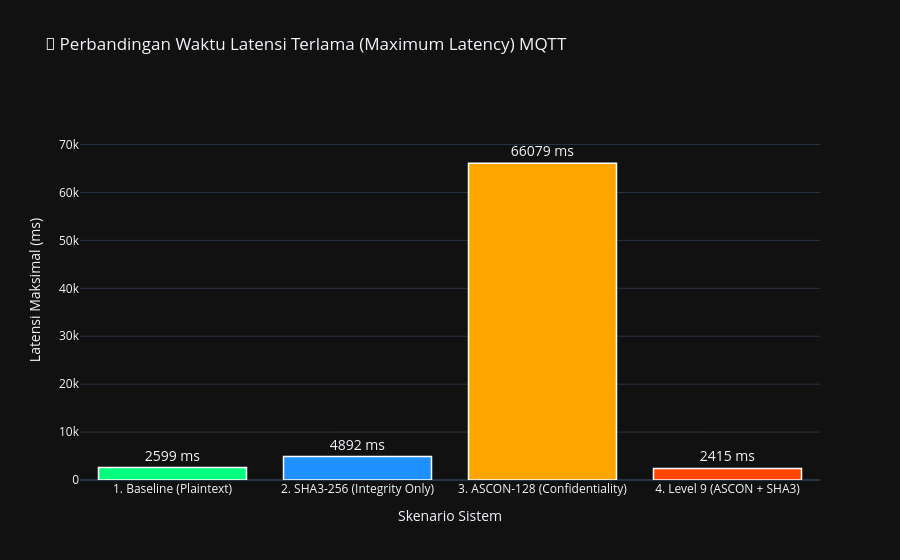

The notebook cell this image was saved under:
### Code cell
import pandas as pd
import plotly.express as px

# ---------------------------------------------------------
# 1. PERSIAPAN DATA LATENSI MAKSIMAL
# ---------------------------------------------------------
# Mengambil nilai tertinggi (max) dari kolom Latency_ms di tiap dataframe
data_max_latency = {
    'Arsitektur Keamanan': [
        '1. Baseline (Plaintext)', 
        '2. SHA3-256 (Integrity Only)', 
        '3. ASCON-128 (Confidentiality)', 
        '4. Level 9 (ASCON + SHA3)'
    ],
    'Max_Latency_ms': [
        df_base['Latency_ms'].max(),
        df_sha3['Latency_ms'].max(),
        df_ascon['Latency_ms'].max(),
        df_sha3_ascon['Latency_ms'].max()
    ]
}

df_max_lat = pd.DataFrame(data_max_latency)

# ---------------------------------------------------------
# 2. VISUALISASI BAR CHART
# ---------------------------------------------------------
fig_max_lat = px.bar(
    df_max_lat, 
    x='Arsitektur Keamanan', 
    y='Max_Latency_ms',
    text='Max_Latency_ms',
    color='Arsitektur Keamanan',
    color_discrete_sequence=['#00FF7F', '#1E90FF', '#FFA500', '#FF4500'],
    title='📶 Perbandingan Waktu Latensi Terlama (Maximum Latency) MQTT',
    template='plotly_dark'
)

# Menyesuaikan posisi teks dan tampilan garis luar bar
fig_max_lat.update_traces(
    textposition='outside', 
    texttemplate='%{text} ms', # Menambahkan satuan ms di atas bar
    textfont_size=14,
    marker_line_color='white',
    marker_line_width=1.5
)

# Mengatur skala sumbu Y agar teks di puncaknya tidak terpotong
max_y_value = df_max_lat['Max_Latency_ms'].max()
fig_max_lat.update_layout(
    yaxis_title='Latensi Maksimal (ms)',
    xaxis_title='Skenario Sistem',
    yaxis=dict(range=[0, max_y_value * 1.2]), # Memberikan sisa ruang 20% di atas
    showlegend=False
)

fig_max_lat.show()

### Figure 1 — Plotly figure (JSON) as saved in the notebook; plotly's stock layout.template omitted (floating-point values rounded to 4 significant figures)
{"data": [{"alignmentgroup": "True", "hovertemplate": "Arsitektur Keamanan=%{x}<br>Max_Latency_ms=%{text}<extra></extra>", "legendgroup": "1. Baseline (Plaintext)", "marker": {"color": "#00FF7F", "line": {"color": "white", "width": 1.5}, "pattern": {"shape": ""}}, "name": "1. Baseline (Plaintext)", "offsetgroup": "1. Baseline (Plaintext)", "orientation": "v", "showlegend": true, "text": [2599], "textfont": {"size": 14}, "textposition": "outside", "texttemplate": "%{text} ms", "type": "bar", "x": ["1. Baseline (Plaintext)"], "xaxis": "x", "y": [2599], "yaxis": "y"}, {"alignmentgroup": "True", "hovertemplate": "Arsitektur Keamanan=%{x}<br>Max_Latency_ms=%{text}<extra></extra>", "legendgroup": "2. SHA3-256 (Integrity Only)", "marker": {"color": "#1E90FF", "line": {"color": "white", "width": 1.5}, "pattern": {"shape": ""}}, "name": "2. SHA3-256 (Integrity Only)", "offsetgroup": "2. SHA3-256 (Integrity Only)", "orientation": "v", "showlegend": true, "text": [4892], "textfont": {"size": 14}, "textposition": "outside", "texttemplate": "%{text} ms", "type": "bar", "x": ["2. SHA3-256 (Integrity Only)"], "xaxis": "x", "y": [4892], "yaxis": "y"}, {"alignmentgroup": "True", "hovertemplate": "Arsitektur Keamanan=%{x}<br>Max_Latency_ms=%{text}<extra></extra>", "legendgroup": "3. ASCON-128 (Confidentiality)", "marker": {"color": "#FFA500", "line": {"color": "white", "width": 1.5}, "pattern": {"shape": ""}}, "name": "3. ASCON-128 (Confidentiality)", "offsetgroup": "3. ASCON-128 (Confidentiality)", "orientation": "v", "showlegend": true, "text": [66079], "textfont": {"size": 14}, "textposition": "outside", "texttemplate": "%{text} ms", "type": "bar", "x": ["3. ASCON-128 (Confidentiality)"], "xaxis": "x", "y": [66079], "yaxis": "y"}, {"alignmentgroup": "True", "hovertemplate": "Arsitektur Keamanan=%{x}<br>Max_Latency_ms=%{text}<extra></extra>", "legendgroup": "4. Level 9 (ASCON + SHA3)", "marker": {"color": "#FF4500", "line": {"color": "white", "width": 1.5}, "pattern": {"shape": ""}}, "name": "4. Level 9 (ASCON + SHA3)", "offsetgroup": "4. Level 9 (ASCON + SHA3)", "orientation": "v", "showlegend": true, "text": [2415], "textfont": {"size": 14}, "textposition": "outside", "texttemplate": "%{text} ms", "type": "bar", "x": ["4. Level 9 (ASCON + SHA3)"], "xaxis": "x", "y": [2415], "yaxis": "y"}], "layout": {"barmode": "relative", "legend": {"title": {"text": "Arsitektur Keamanan"}, "tracegroupgap": 0}, "showlegend": false, "title": {"text": "📶 Perbandingan Waktu Latensi Terlama (Maximum Latency) MQTT"}, "xaxis": {"anchor": "y", "categoryarray": ["1. Baseline (Plaintext)", "2. SHA3-256 (Integrity Only)", "3. ASCON-128 (Confidentiality)", "4. Level 9 (ASCON + SHA3)"], "categoryorder": "array", "domain": [0, 1], "title": {"text": "Skenario Sistem"}}, "yaxis": {"anchor": "x", "domain": [0, 1], "range": [0, 79290.0], "title": {"text": "Latensi Maksimal (ms)"}}}}
